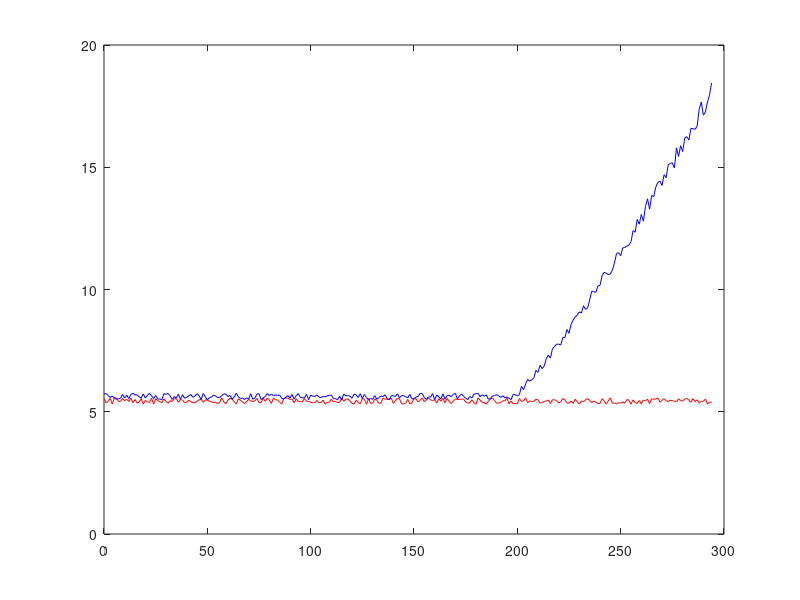

MATLAB code to generate this figure: (Note: this script raises an error after producing the figure.)
clear all; close all; clc
test_iter = 11;
time = (0:400)';
num_patients = 200;
Ch0 = 8; %ng/mL
std_h = 1.5; %ng/mL
Ch0_rnd = std_h.*randn(num_patients,1) + Ch0;
Ca0 = 8; %ng/mL
std_a = 1.5; %ng/mL
Ca0_rnd = std_a.*randn(num_patients,1) + Ca0;
k_gr = 1/60;%linspace(1/18/30,1/60,50); %day
k_decay = 1/150;%linspace(1/30,1/150,50); %day


C_healthy = zeros(numel(time),num_patients);
C_unhealthy = zeros(numel(time),num_patients);

% C_healthy_noise1 = zeros(numel(time),num_patients);
% C_unhealthy_noise1 = zeros(numel(time),num_patients);
t_onset = 200;


for j = 1:num_patients
    for i = 1:numel(time)
        C_healthy(i,j) = Ch0_rnd(j);
        if i < t_onset
            C_unhealthy(i,j) = Ca0_rnd(j);
        else
            C_unhealthy(i,j) = Ca0_rnd(j)*exp((k_gr/k_decay)*(1-exp(-k_decay*time(i-(t_onset-1)))));
        end
    end
end



for k = 1:num_patients
    
    C_healthy_noise1(:,k) = C_healthy(:,k)+5*rand(1,numel(C_healthy(:,k)))'.*C_healthy(:,k)/100;
    C_unhealthy_noise1(:,k) = C_unhealthy(:,k)+5*rand(1,numel(C_unhealthy(:,k)))'.*C_unhealthy(:,k)/100;
    
end

% KNN
% model 1
p = 0.9;      % proportion of rows to select for training
N = num_patients;  % total number of rows
sample_interval = linspace(1,1,30);
observationspan = linspace(200,400,20);
tf_healthy = false(N,numel(sample_interval),test_iter);    % create logical index vector
tf_healthy(1:round(p*N),:,:) = true;
figure; plot(time(1:round(sample_interval(10)):round(observationspan(10))),C_healthy_noise1(1:round(sample_interval(10)):round(observationspan(10)),1),'r',time(1:round(sample_interval(10)):round(observationspan(10))),C_unhealthy_noise1(1:round(sample_interval(10)):round(observationspan(10)),1),'b');

% 
% meanF1 = zeros(numel(sample_interval),test_iter);
tf_healthy2 = false(size(tf_healthy));
C_healthy_noise1_train = zeros(numel(time),round(p*N), numel(sample_interval),test_iter);
C_healthy_noise1_test = zeros(numel(time),round((1-p)*N), numel(sample_interval),test_iter);
C_unhealthy_noise1_train = zeros(numel(time),p*N, numel(sample_interval),test_iter);
C_unhealthy_noise1_test = zeros(numel(time),round((1-p)*N), numel(sample_interval),test_iter);
train_labels = zeros(2*p*N, numel(sample_interval),test_iter);
test_true_labels = zeros(2*p*N, numel(sample_interval),test_iter);

for l = 1:1%test_iter
    for m = 1:1%numel(sample_interval)
        n = 1;  
        meanF1 = 0;   
        clear train_data test_data
        while meanF1 < 0.8
            tf_healthy2(:,m,l) = tf_healthy(randperm(N),m,l);   % randomise order
            C_healthy_noise1_train(:,:,m,l) = C_healthy_noise1(:,squeeze(tf_healthy2(:,m,l)));
            C_healthy_noise1_test(:,:,m,l) = C_healthy_noise1(:,squeeze(~tf_healthy2(:,m,l)));
            % for now using the same index of random selection for healthy and
            % unhealthy
            C_unhealthy_noise1_train(:,:,m,l) = C_unhealthy_noise1(:,squeeze(tf_healthy2(:,m,l)));
            C_unhealthy_noise1_test(:,:,m,l) = C_unhealthy_noise1(:,squeeze(~tf_healthy2(:,m,l)));
            
            train_data = [C_healthy_noise1_train(1:round(sample_interval(m)):round(observationspan(n)),:,m,l),C_unhealthy_noise1_train(1:round(sample_interval(m)):round(observationspan(n)),:,m,l)];
            test_data = [C_healthy_noise1_test(1:round(sample_interval(m)):round(observationspan(n)),:,m,l),C_unhealthy_noise1_test(1:round(sample_interval(m)):round(observationspan(n)),:,m,l)];
            train_labels(:,m,l) = [ones(1,p*N),zeros(1,p*N)];
            test_true_labels(:,m,l) = [ones(1,round((1-p)*N)),zeros(1,round((1-p)*N))];
            
            [predicted_labels(:,m,l),nn_index,accuracy(:,m,l)] = KNN_(3,train_data',train_labels(:,m,l)',test_data');
            [cm(:,:,m,l),gn(:,:,m,l)] = confusionmat(test_true_labels(:,m,l)',predicted_labels(:,m,l));
            % precision, recall and f1Scores
            %             accuracy1(:,m,n,l) =  sum(diag(cm(:,:,n,l)))./sum(sum(cm(:,:,n,l)));
            precision(:,m,l) = diag(cm(:,:,m,l))./sum(cm(:,:,m,l),2);
            recall(:,m,l) = diag(cm(:,:,m,l))./sum(cm(:,:,m,l),1)';
            f1Scores(:,m,l) = 2*(precision(:,m,l).*recall(:,m,l))./(precision(:,m,l)+recall(:,m,l));
            n = n+1;
            meanF1 = squeeze(mean(mean(f1Scores,4),1));
        end
        
        observ_t(m,l) = observationspan(n);
        
    end
end




figure;
h = scatter(sample_interval, observ_t);
title('f1 score - 5% noise - Aggressive');
xlabel('Days between samples (day)'); ylabel('Observation span (day)');
set(gca,'box','off','TickDir','out',...
    'FontSize',24,'FontName','Helvetica','LineWidth', 3);